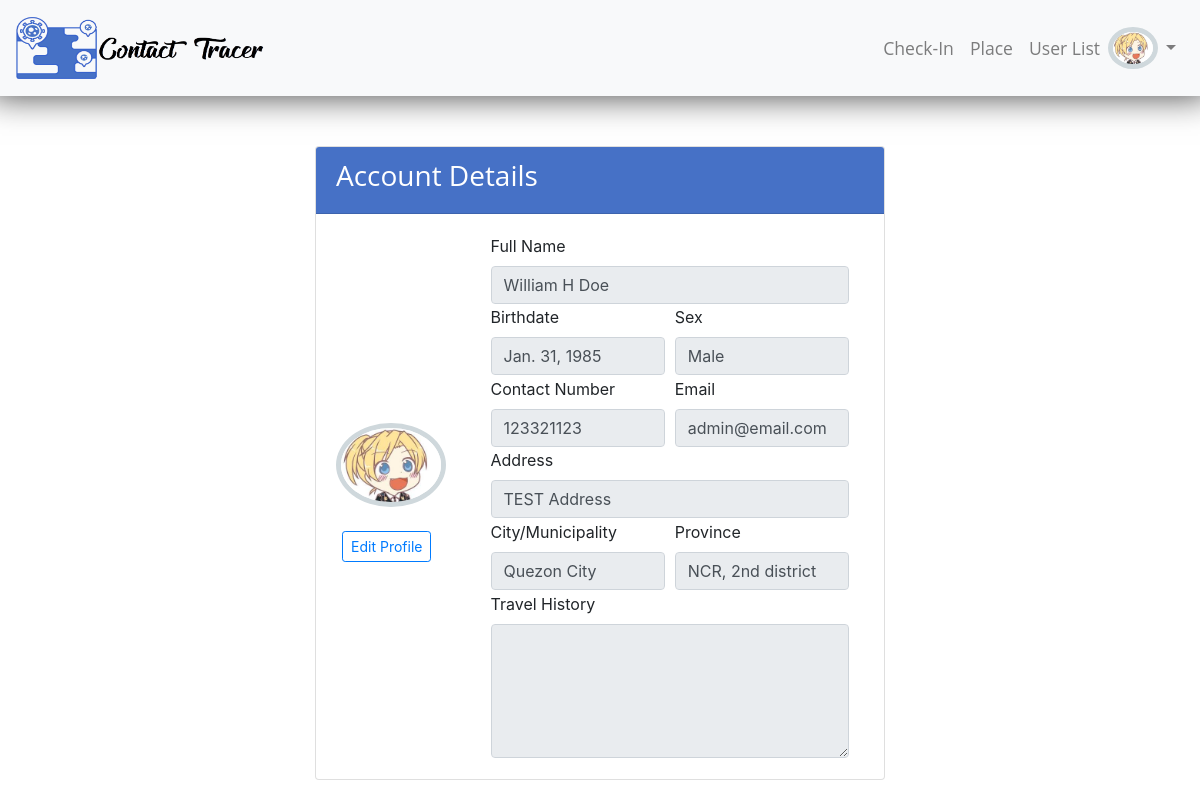
/account/profile (signed in), run on the app's committed database.
### app/models.py (models this page shows, shortened)
class User(AbstractBaseUser, PermissionsMixin):
    email = models.EmailField(verbose_name='email address',max_length=255,unique=True,)
    date_joined = models.DateTimeField(('date joined'), auto_now_add=True)
    is_active = models.BooleanField(default=True)
    is_staff = models.BooleanField(default=False)
    is_superuser = models.BooleanField(default=False)
    sex_choices = (('Male', 'Male'),('Female', 'Female'),)
    first_name = models.CharField(('First Name'),max_length=255)
    middle_name = models.CharField(('Middle Name'),max_length=255,blank=True, null=True)
    last_name = models.CharField(('Last Name'),max_length=255)
    suffix = models.CharField(('Suffix'),max_length=255, blank=True)
    sex = models.CharField(('Sex'), max_length=10, choices=sex_choices)
    birthdate = models.DateField(('Birth date'), help_text='Format: yyyy-mm-dd', null=True)
    address = models.CharField(('Address'), max_length=255, blank=True, null=True, help_text='Apartment, suite, unit, building, floor, street, barangay')
    province = models.ForeignKey(Province, on_delete=models.SET_NULL, verbose_name='Province', null=True)
    city = models.ForeignKey(City, on_delete=models.SET_NULL, verbose_name='City/Municipality', null=True)
    contact_number = models.CharField(('Contact Number'), max_length=20)
    travel_history = models.CharField(('Travel History'), max_length=500, blank=True, null=True)
    image = models.ImageField(default="user.png", upload_to=profile_upload_path)
    USERNAME_FIELD = 'email'
    REQUIRED_FIELDS = []
    objects = UserManager()
    def full_name(self):
       full_name = '%s %s %s %s' % (self.first_name, self.middle_name, self.last_name, self.suffix)
       return full_name.strip()

class City(models.Model):
    province = models.ForeignKey(Province, on_delete=models.CASCADE)
    name = models.CharField(max_length=255)
    def __str__(self):
        name ='%s' % (self.name)
        return name.strip()
    class Meta:
        verbose_name_plural="Cities"

class Province(models.Model):
    name = models.CharField(max_length=255, null=True, blank=True)
    def __str__(self):
        name ='%s' % (self.name)
        return name.strip()
    verbose_name_plural="Province"

### app/views.py (the view)
# urls.py: path('account/profile', views.ProfileView, name="profile"),
@login_required(login_url='login')
def ProfileView(request):
    return render(request, 'account/profile.html')

### app/Templates/account/profile.html (shortened to what this page needs)
{% extends 'base.html'%}
{% load static %}
{% load crispy_forms_tags%}
{% block content %}
<div class="col-md-6 mx-auto pd-100">
    <div class="card" id="profile">
        <div class="card-header">
            <h3>Account Details</h3>
        </div>
        <div class="card-body">
            <div class=row>
                <div class="mx-auto my-auto mb-5 text-center">
                    <img class="rounded-circle" src="{{request.user.image.url}}" alt="User Avatar" width="110">
                    <br><br>
                    <form action="">
                        <button type="submit" class="mb-2 btn btn-sm btn-pill btn-outline-primary mr-2" formaction="{% url 'profile_update'%}" >Edit Profile</button>
                    </form>
                </div>
                <div class="col-lg-9">
                    <div class="col">
                        <div class="form-row">
                            <div class="form-group col-md-12">
                                <label for="feFirstName">Full Name</label>
                                <input type="text" class="form-control" value="{{request.user.full_name}}" readonly>
                            </div>
                        </div>
                        <div class="form-row">
                            <div class="form-group col-md-6">
                                <label>Birthdate</label>
                                <input class="form-control" value="{{request.user.birthdate}}" readonly>
                            </div>
                            <div class="form-group col-md-6">
                                <label>Sex</label>
                                <input class="form-control" value="{{request.user.sex}}" readonly>
                            </div>
                        </div>
                        <div class="form-row">
                            <div class="form-group col-md-6">
                                <label>Contact Number</label>
                                <input class="form-control" value="{{request.user.contact_number}}" readonly>
                            </div>
                            <div class="form-group col-md-6">
                                <label>Email</label>
                                <input class="form-control" value="{{request.user.email}}" readonly>
                            </div>
                        </div>
                        <div class="form-group">
                            <label>Address</label>
                            <input class="form-control" value="{{request.user.address}}" readonly>
                        </div>
                        <div class="form-row">
                            <div class="form-group col-md-6">
                                <label for="feInputCity">City/Municipality</label>
                                <input type="text" class="form-control" value="{{request.user.city}}" readonly>
                            </div>
                            <div class="form-group col-md-6">
                                <label for="feInputState">Province</label>
                                <input type="text" class="form-control" value="{{request.user.province}}" readonly>
                            </div>
                        </div>
                        <div class="form-group">
                            <label for="travel">Travel History</label>
                            <textarea class="form-control" id="travel" rows="5" readonly>{{request.user.travel_history}}</textarea>
                          </div>
                    </div>
                </div>
            </div>
        </div>
    </div>
</div>
{% endblock %}

### app/Templates/navbar.html (shortened to what this page needs)
{% load static %}
<header>
    <nav class="navbar navbar-expand-lg navbar-light bg-light" id="navbar">
        <a class="navbar-brand" href="">
            <img src="{% static 'images/logo.png' %}" width="250" height="70" class="d-inline-block align-top" alt="">
        </a>
        <div class="collapse navbar-collapse" id="navbarNavDropdown">
            {% if user.is_authenticated %}
            <ul class="navbar-nav">
                <li class="nav-item ">
                    <a class="nav-link" href="{% url 'checkin' %}">Check-In<span class="sr-only">(current)</span></a>
                </li>
                {% if request.user.groups.all.0.name == "Admin"%}
                    <li class="nav-item ">
                        <a class="nav-link" href="{% url 'place_create'%}">Place<span class="sr-only">(current)</span></a>
                    </li>
                    <li class="nav-item ">
                        <a class="nav-link" href="{% url 'user_list'%}">User List<span class="sr-only">(current)</span></a>
                    </li>
                {% endif %}
                <img class="rounded-circle mx-auto" src="{{request.user.image.url}}" alt="User Avatar" id="nav_profile" width="50px">
                <li class="nav-item dropdown" id="profile_link">
                    <a class="nav-link dropdown-toggle" href="#" id="navbarDropdown" role="button" data-toggle="dropdown" aria-haspopup="true" aria-expanded="false"></a>
                </li>
            </ul>
            {% endif %}
        </div>
    </nav>
</header>

### static/css/style.css (style rules this page uses)
a, p, h1, h2, h3 , h4 ,h5, h6 { font-family: "Open Sans", sans-serif; }
a.nav-link { font-size: 1.1rem; color: black; text-align: center; }
nav#navbar { box-shadow: 0px -10px 33px 10px rgba(0,0,0,0.75); margin-bottom: 50px; }
.form-group { margin-bottom: .1rem!important; }
.card-header { color: white; background: #4671c6; }
img.rounded-circle { border: 5px solid #cfd8dc; }

### data on the page
User: user.image (picture), user.full_name "William H Doe", user.birthdate "Jan. 31, 1985", user.sex "Male", user.contact_number "123321123", user.email "admin@email.com", user.address "TEST Address", user.city "Quezon City", user.province "NCR, 2nd district"
